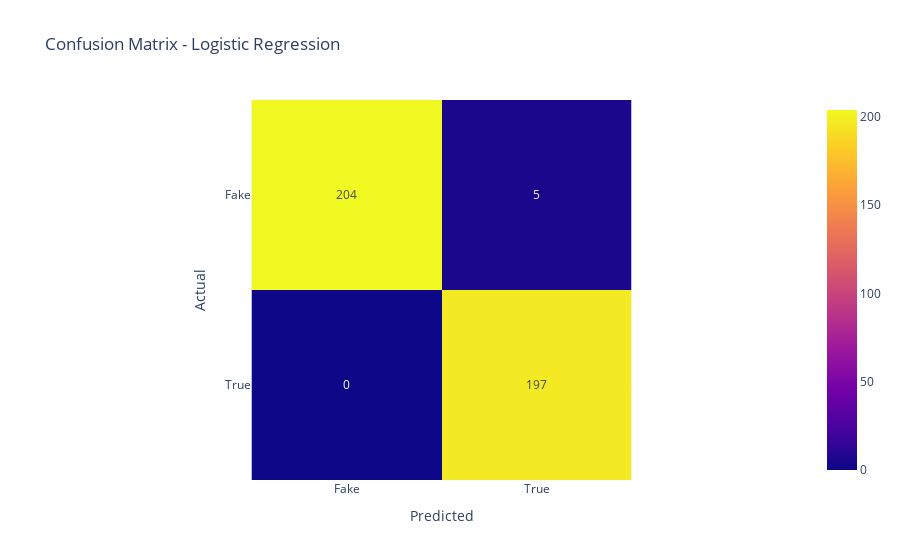
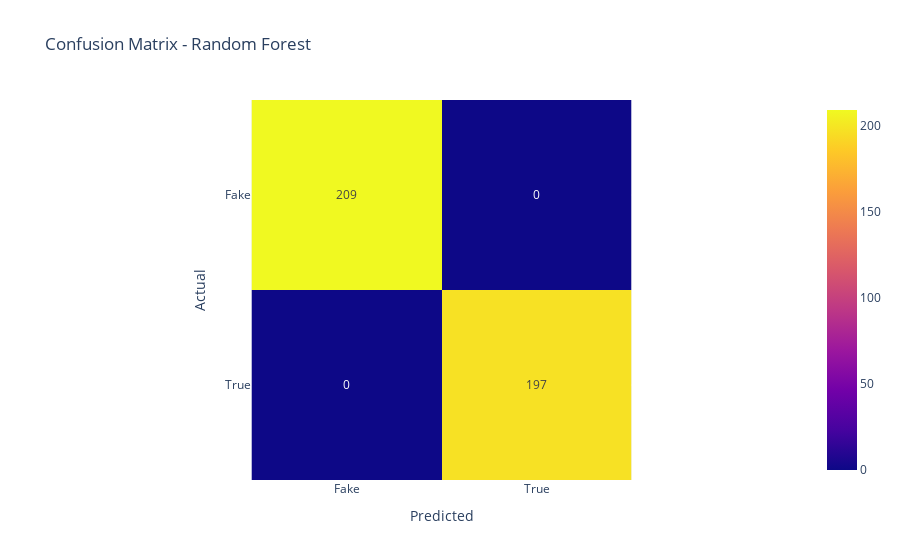
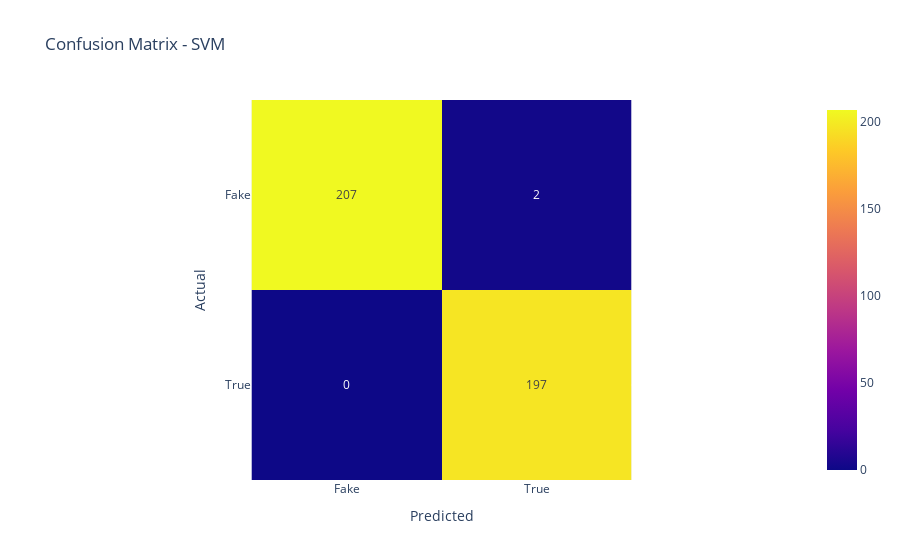

Notebook code cell kept with these figures, in order:
### Markdown cell above
## 6. Model Evaluation

### Code cell
results = []

for name, model in models.items():
    y_pred = model.predict(X_test_tfidf)
    acc = accuracy_score(y_test, y_pred)
    
    print(f"--- {name} ---")
    print(classification_report(y_test, y_pred))
    
    # Confusion Matrix
    cm = confusion_matrix(y_test, y_pred)
    fig_cm = px.imshow(cm, text_auto=True, title=f'Confusion Matrix - {name}',
                       labels=dict(x="Predicted", y="Actual"), x=['Fake', 'True'], y=['Fake', 'True'])
    fig_cm.show()
    
    results.append({'Model': name, 'Accuracy': acc})

### Figure 1 — Plotly figure (JSON) as saved in the notebook; plotly's stock layout.template omitted (floating-point values rounded to 4 significant figures)
{"data": [{"coloraxis": "coloraxis", "hovertemplate": "Predicted: %{x}<br>Actual: %{y}<br>color: %{z}<extra></extra>", "name": "0", "texttemplate": "%{z}", "type": "heatmap", "x": ["Fake", "True"], "xaxis": "x", "y": ["Fake", "True"], "yaxis": "y", "z": [[204, 5], [0, 197]]}], "layout": {"coloraxis": {"colorscale": [[0, "#0d0887"], [0.1111, "#46039f"], [0.2222, "#7201a8"], [0.3333, "#9c179e"], [0.4444, "#bd3786"], [0.5556, "#d8576b"], [0.6667, "#ed7953"], [0.7778, "#fb9f3a"], [0.8889, "#fdca26"], [1, "#f0f921"]]}, "title": {"text": "Confusion Matrix - Logistic Regression"}, "xaxis": {"anchor": "y", "constrain": "domain", "domain": [0, 1], "scaleanchor": "y", "title": {"text": "Predicted"}}, "yaxis": {"anchor": "x", "autorange": "reversed", "constrain": "domain", "domain": [0, 1], "title": {"text": "Actual"}}}}

### Figure 2 — Plotly figure (JSON) as saved in the notebook; plotly's stock layout.template omitted (floating-point values rounded to 4 significant figures)
{"data": [{"coloraxis": "coloraxis", "hovertemplate": "Predicted: %{x}<br>Actual: %{y}<br>color: %{z}<extra></extra>", "name": "0", "texttemplate": "%{z}", "type": "heatmap", "x": ["Fake", "True"], "xaxis": "x", "y": ["Fake", "True"], "yaxis": "y", "z": [[209, 0], [0, 197]]}], "layout": {"coloraxis": {"colorscale": [[0, "#0d0887"], [0.1111, "#46039f"], [0.2222, "#7201a8"], [0.3333, "#9c179e"], [0.4444, "#bd3786"], [0.5556, "#d8576b"], [0.6667, "#ed7953"], [0.7778, "#fb9f3a"], [0.8889, "#fdca26"], [1, "#f0f921"]]}, "title": {"text": "Confusion Matrix - Random Forest"}, "xaxis": {"anchor": "y", "constrain": "domain", "domain": [0, 1], "scaleanchor": "y", "title": {"text": "Predicted"}}, "yaxis": {"anchor": "x", "autorange": "reversed", "constrain": "domain", "domain": [0, 1], "title": {"text": "Actual"}}}}

### Figure 3 — Plotly figure (JSON) as saved in the notebook; plotly's stock layout.template omitted (floating-point values rounded to 4 significant figures)
{"data": [{"coloraxis": "coloraxis", "hovertemplate": "Predicted: %{x}<br>Actual: %{y}<br>color: %{z}<extra></extra>", "name": "0", "texttemplate": "%{z}", "type": "heatmap", "x": ["Fake", "True"], "xaxis": "x", "y": ["Fake", "True"], "yaxis": "y", "z": [[207, 2], [0, 197]]}], "layout": {"coloraxis": {"colorscale": [[0, "#0d0887"], [0.1111, "#46039f"], [0.2222, "#7201a8"], [0.3333, "#9c179e"], [0.4444, "#bd3786"], [0.5556, "#d8576b"], [0.6667, "#ed7953"], [0.7778, "#fb9f3a"], [0.8889, "#fdca26"], [1, "#f0f921"]]}, "title": {"text": "Confusion Matrix - SVM"}, "xaxis": {"anchor": "y", "constrain": "domain", "domain": [0, 1], "scaleanchor": "y", "title": {"text": "Predicted"}}, "yaxis": {"anchor": "x", "autorange": "reversed", "constrain": "domain", "domain": [0, 1], "title": {"text": "Actual"}}}}
